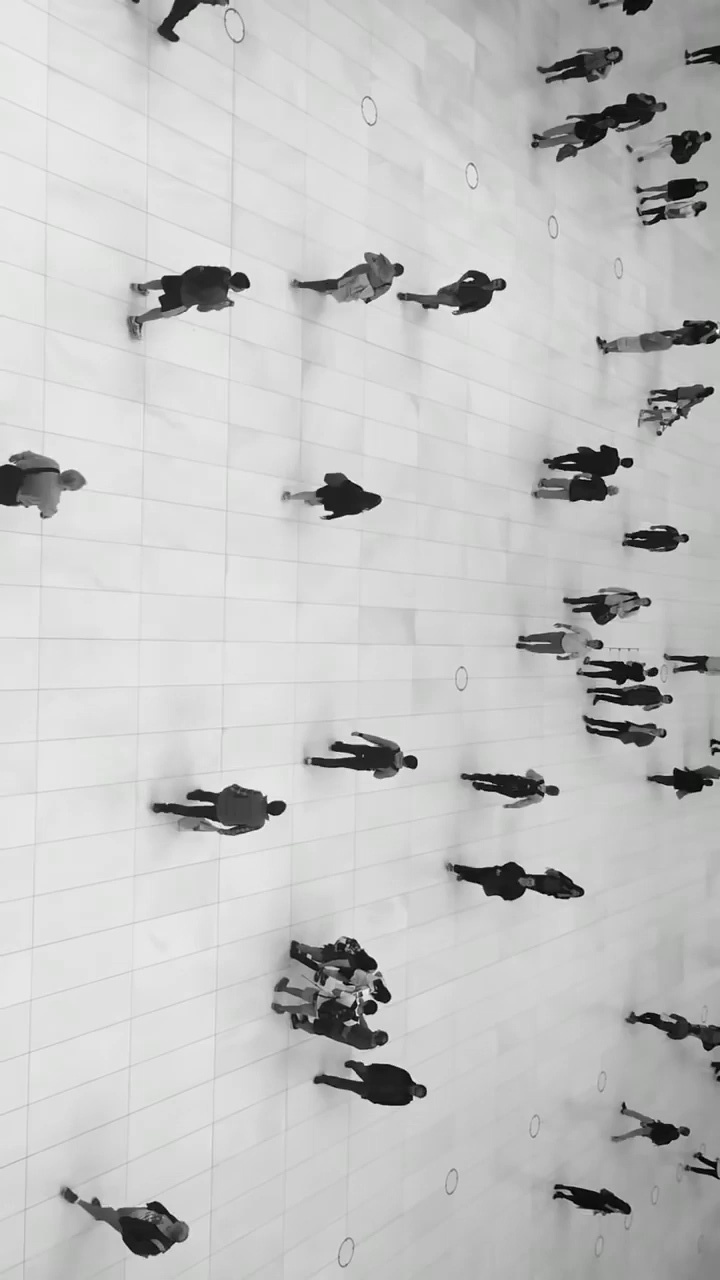
#> input picture datasets/rotated_flipped_people_detection_dataset/images/rotated_flipped_people_tracking_000000.jpg, 720 x 1280 px, found by its file name; its folder holds 4 pictures in this run
$ python flip_dataset.py
#> lines starting #> are read from the running program, lines starting #| are printed output that depends on the picture
import cv2
import os
import shutil
from tqdm import tqdm

# --- 1. CONFIGURATION ---
# The source YOLO-formatted dataset you want to flip
INPUT_DIR = './datasets/yolo_people_detection_dataset'
OUTPUT_DIR = './datasets/yolo_flipped_dataset'

# --- 2. PREPARE DIRECTORIES ---
print("Creating directories for the flipped dataset...")
images_in_dir = os.path.join(INPUT_DIR, 'images')
labels_in_dir = os.path.join(INPUT_DIR, 'labels')

images_out_dir = os.path.join(OUTPUT_DIR, 'images')
labels_out_dir = os.path.join(OUTPUT_DIR, 'labels')

os.makedirs(images_out_dir, exist_ok=True)
os.makedirs(labels_out_dir, exist_ok=True)


# --- 3. PROCESSING ---
image_files = sorted(os.listdir(images_in_dir)) # Sort to maintain sequence

for filename in tqdm(image_files, desc="Flipping dataset"):
    # --- Process Image ---
    img_path = os.path.join(images_in_dir, filename)
    image = cv2.imread(img_path)
#> image is the input picture: shape (1280, 720, 3); mean B, G, R 194.9, 195.2, 195
    if image is None: continue

    # Flip the image horizontally
    flipped_image = cv2.flip(image, 1)
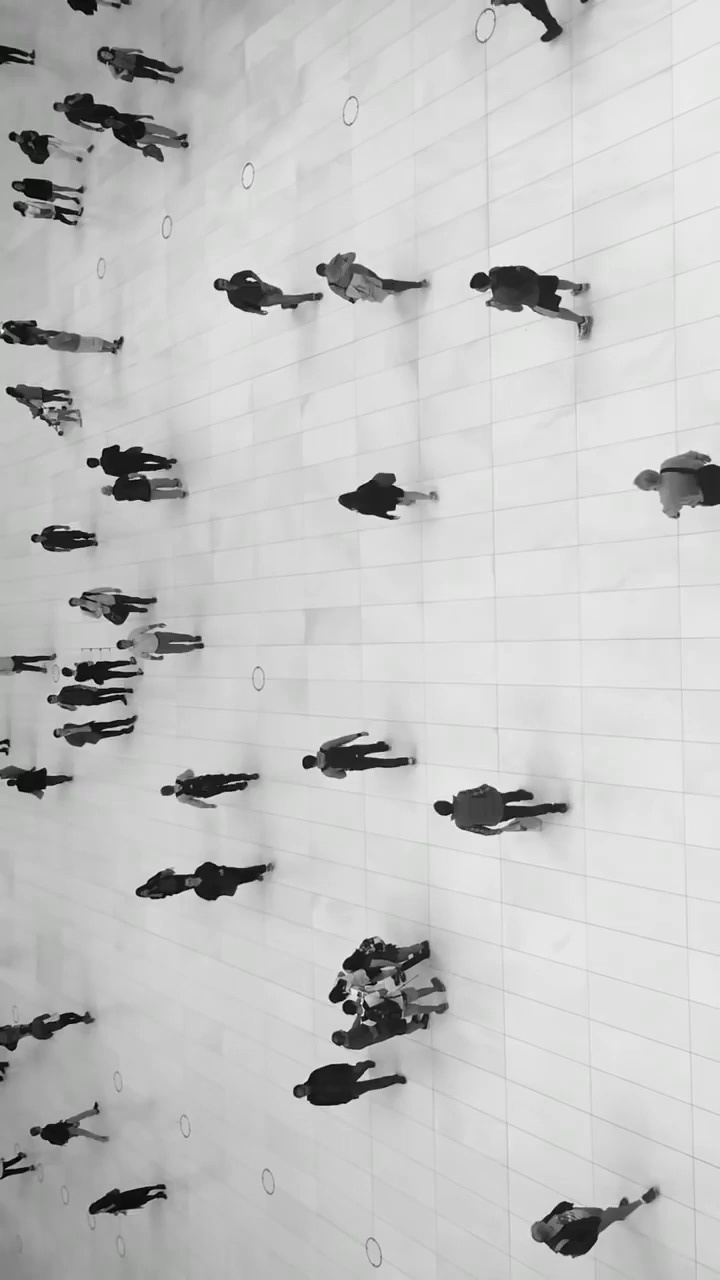
#> flipped_image: shape (1280, 720, 3); mean B, G, R 194.9, 195.2, 195

    # Save the new flipped image
    new_img_filename = f"flipped_{filename}"
    cv2.imwrite(os.path.join(images_out_dir, new_img_filename), flipped_image)

    # --- Process Label ---
    lbl_path = os.path.join(labels_in_dir, os.path.splitext(filename)[0] + '.txt')
    new_lbl_filename = f"flipped_{os.path.splitext(filename)[0]}.txt"

    if os.path.exists(lbl_path):
        with open(lbl_path, 'r') as f_in, open(os.path.join(labels_out_dir, new_lbl_filename), 'w') as f_out:
            for line in f_in:
                parts = line.strip().split()
                class_id = parts[0]
                x_center = float(parts[1])
                y_center = float(parts[2])
                width = float(parts[3])
                height = float(parts[4])

                # Horizontally flipping the image only affects the x-coordinate
                # The new x_center is 1.0 minus the old x_center
                flipped_x_center = 1.0 - x_center

                f_out.write(f"{class_id} {flipped_x_center} {y_center} {width} {height}\n")
#> pass 2 of the loop `for filename in tqdm(image_files, desc="Flipping dataset"):`:
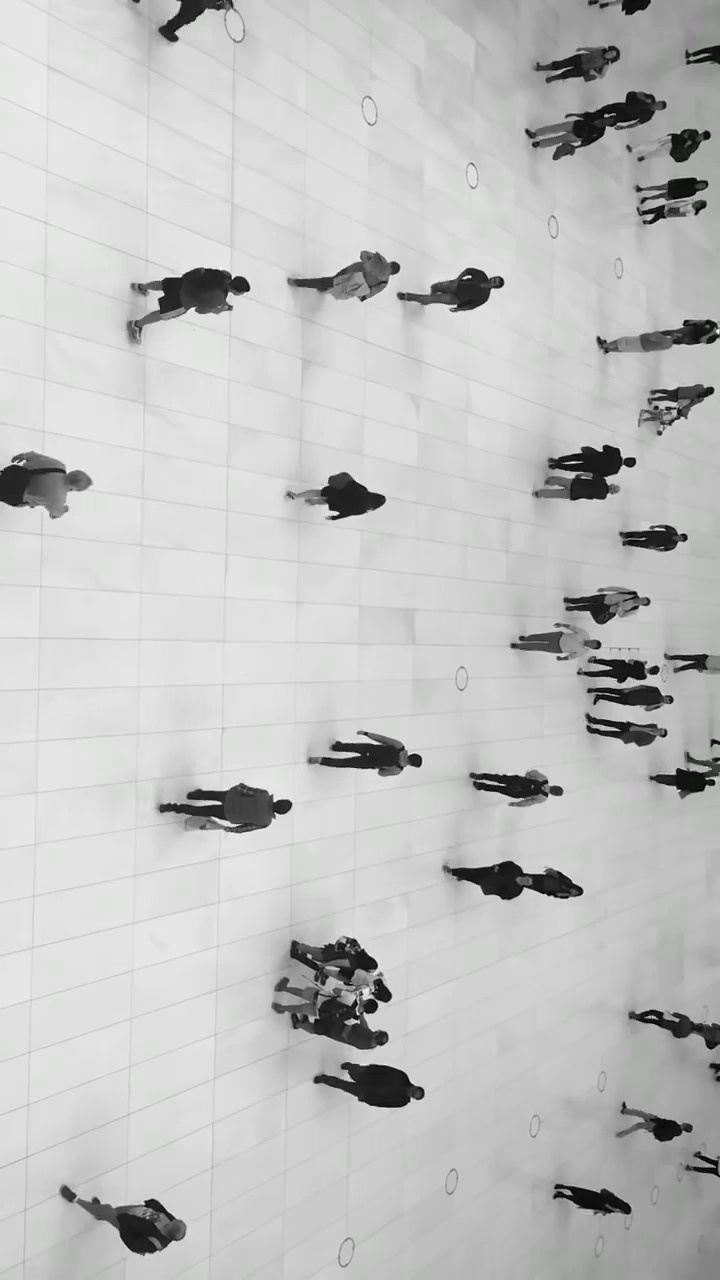
#> input picture datasets/rotated_flipped_people_detection_dataset/images/rotated_flipped_people_tracking_000001.jpg, 720 x 1280 px, found by its file name
#> image is the input picture: shape (1280, 720, 3); mean B, G, R 194.8, 195.1, 194.9
#> `flipped_image = cv2.flip(image, 1)`:
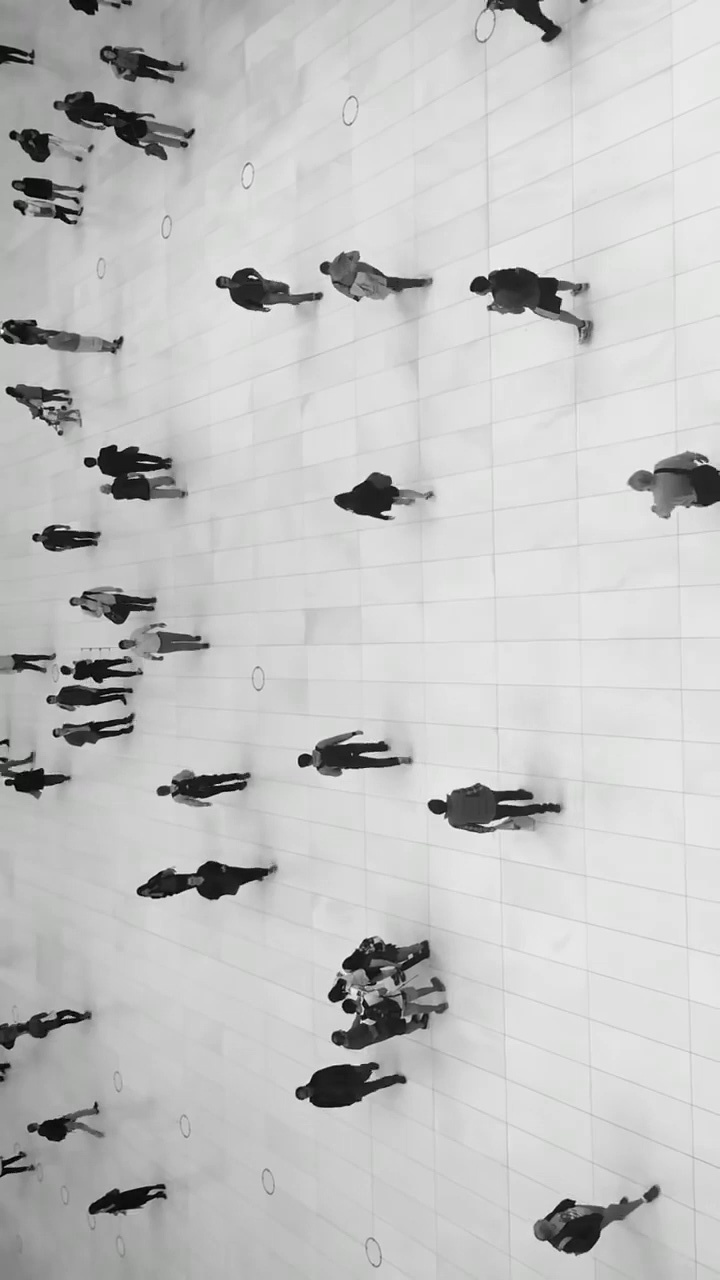
#> flipped_image: shape (1280, 720, 3); mean B, G, R 194.8, 195.1, 194.9
#> pass 3 of the loop `for filename in tqdm(image_files, desc="Flipping dataset"):`:
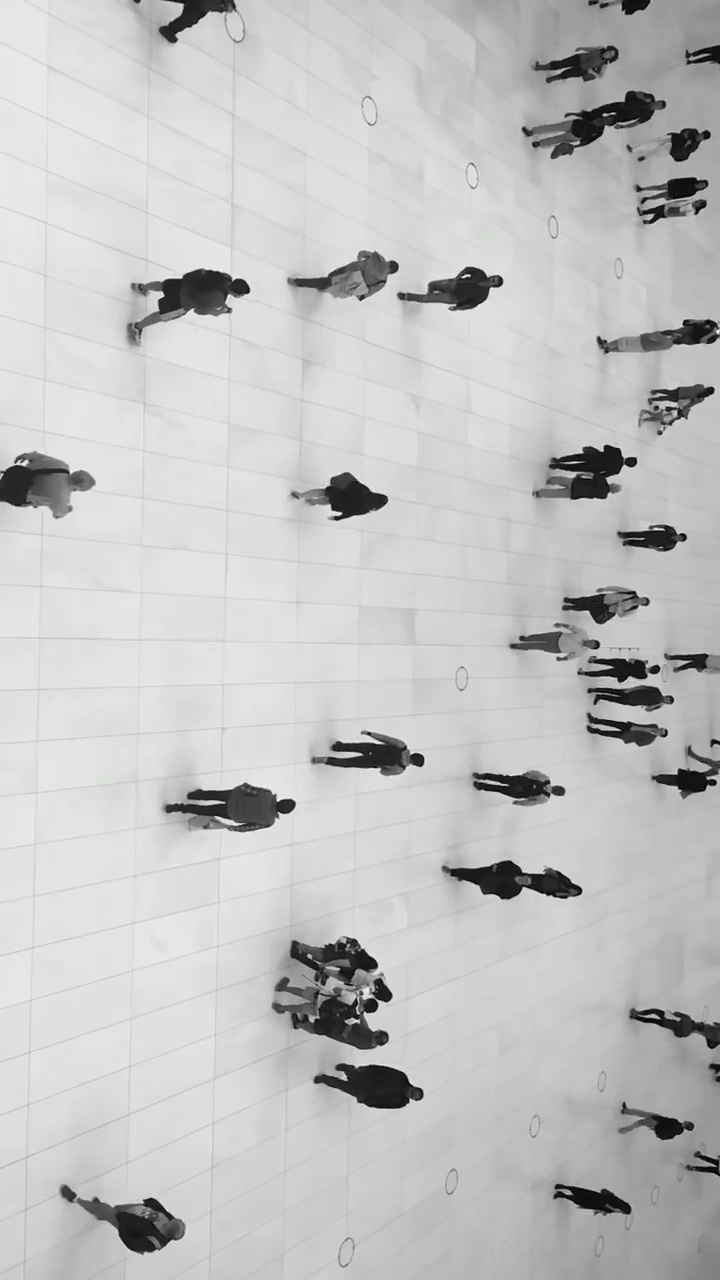
#> input picture datasets/rotated_flipped_people_detection_dataset/images/rotated_flipped_people_tracking_000002.jpg, 720 x 1280 px, found by its file name
#> image is the input picture: shape (1280, 720, 3); mean B, G, R 194.9, 195.1, 194.9
#> `flipped_image = cv2.flip(image, 1)`:
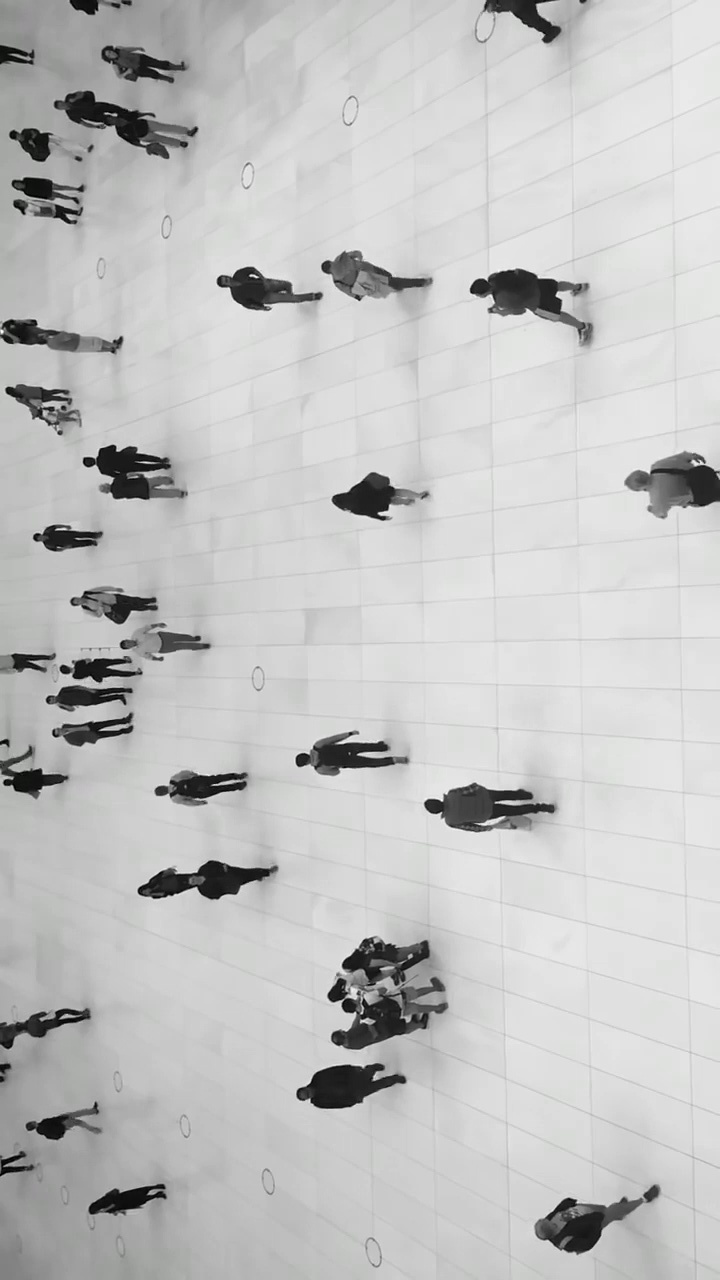
#> flipped_image: shape (1280, 720, 3); mean B, G, R 194.9, 195.1, 194.9
#> the loop made 4 passes; the first 3 are shown

print("\nFlipped dataset creation complete!")
